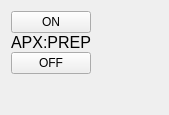
  <widget class="QWidget" name="layoutWidget_3">
   <property name="geometry">
    <rect>
     <x>425</x>
     <y>178</y>
     <width>169</width>
     <height>115</height>
    </rect>
   </property>
   <layout class="QFormLayout" name="formLayout_2">
    <property name="verticalSpacing">
     <number>0</number>
    </property>
    <item row="2" column="0">
     <widget class="PyDMLabel" name="BeamCurrAvg_58">
      <property name="font">
       <font>
        <pointsize>12</pointsize>
       </font>
      </property>
      <property name="toolTip">
       <string/>
      </property>
      <property name="text">
       <string>APX:PREP</string>
      </property>
      <property name="textFormat">
       <enum>Qt::PlainText</enum>
      </property>
      <property name="precision" stdset="0">
       <number>2</number>
      </property>
      <property name="precisionFromPV" stdset="0">
       <bool>false</bool>
      </property>
      <property name="channel" stdset="0">
       <string>ca://APX:PREP</string>
      </property>
      <property name="displayFormat" stdset="0">
       <enum>PyDMLabel::Exponential</enum>
      </property>
     </widget>
    </item>
    <item row="3" column="0">
     <widget class="PyDMPushButton" name="PyDMPushButton_28">
      <property name="toolTip">
       <string/>
      </property>
      <property name="text">
       <string>OFF</string>
      </property>
      <property name="channel" stdset="0">
       <string>ca://APX:SEN3_OFF</string>
      </property>
      <property name="pressValue" stdset="0">
       <string>1</string>
      </property>
     </widget>
    </item>
    <item row="1" column="0">
     <widget class="PyDMPushButton" name="PyDMPushButton_27">
      <property name="toolTip">
       <string/>
      </property>
      <property name="text">
       <string>ON</string>
      </property>
      <property name="channel" stdset="0">
       <string>ca://APX:SEN3_ON</string>
      </property>
      <property name="pressValue" stdset="0">
       <string>1</string>
      </property>
     </widget>
    </item>
   </layout>
  </widget>
